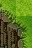

A 2D game scene composited from a Tiled map and its tileset images. What follows is a short description and the map's XML, with every tile layer's data as written:
An orthogonal 2x3 tile map with 16x16 px tiles, 1 tile layer (Vrstva dlaždic 1), 2 tilesets.

<map version="1.0" tiledversion="1.1.6" orientation="orthogonal" renderorder="right-down" width="2" height="3" tilewidth="16" tileheight="16" infinite="0" nextobjectid="1">
 <tileset firstgid="1" name="MapSample-048" tilewidth="16" tileheight="16" tilecount="5280" columns="66">
  <image source="MapSample-048.jpg" width="1056" height="1280" />
 </tileset>
 <tileset firstgid="5281" name="MapSample-048" tilewidth="16" tileheight="16" tilecount="5280" columns="66">
  <image source="MapSample-048.jpg" width="1056" height="1280" />
 </tileset>
 <layer name="Vrstva dlaždic 1" width="2" height="3">
  <data encoding="csv">
4502,4443,
4568,4569,
4634,4635
</data>
 </layer>
</map>
